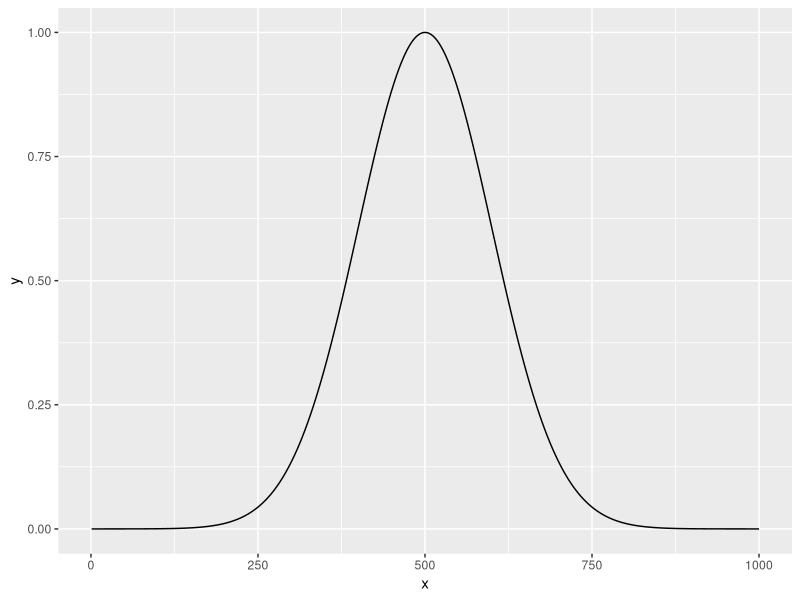
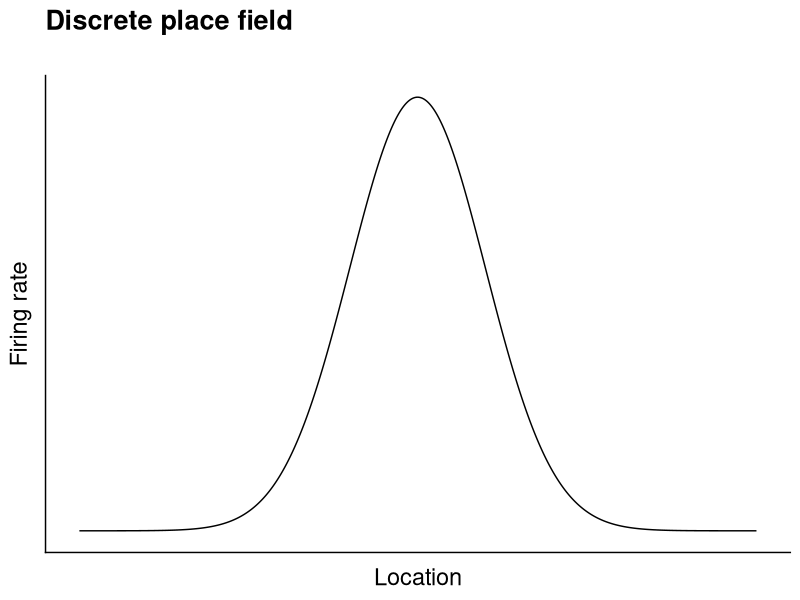
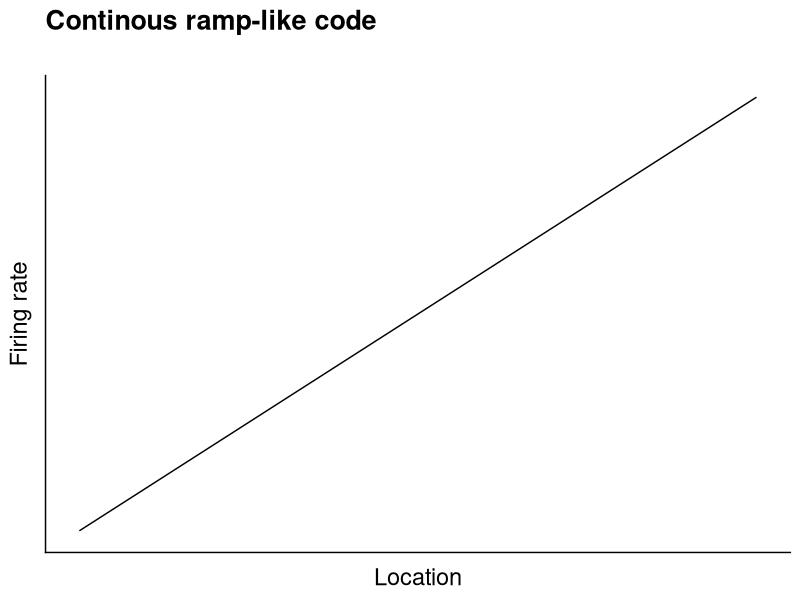
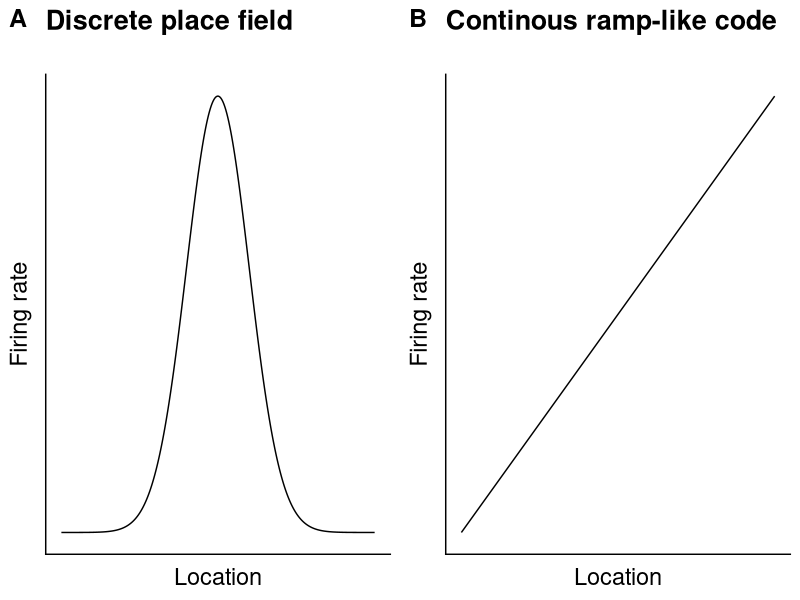
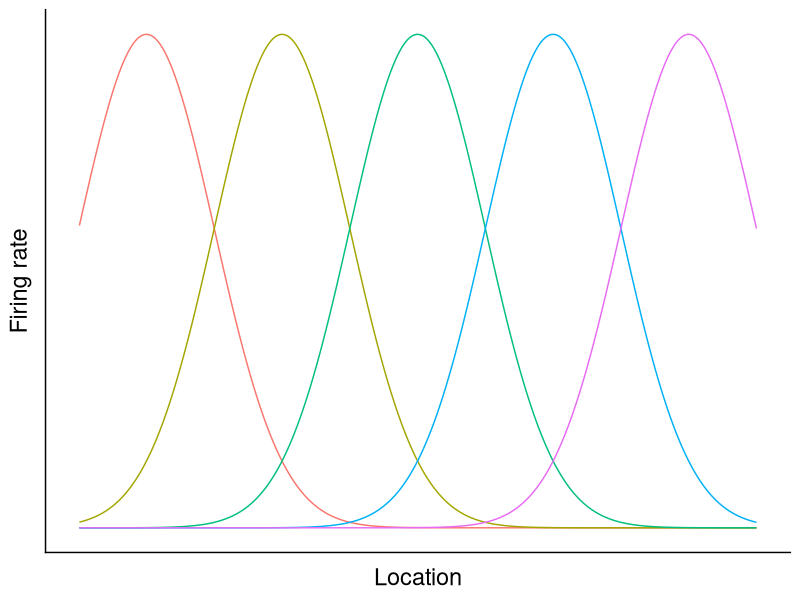
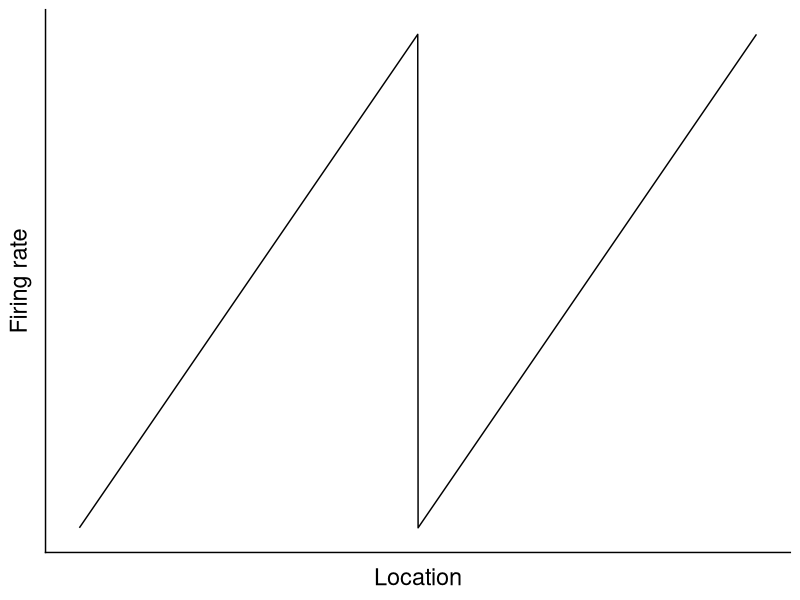
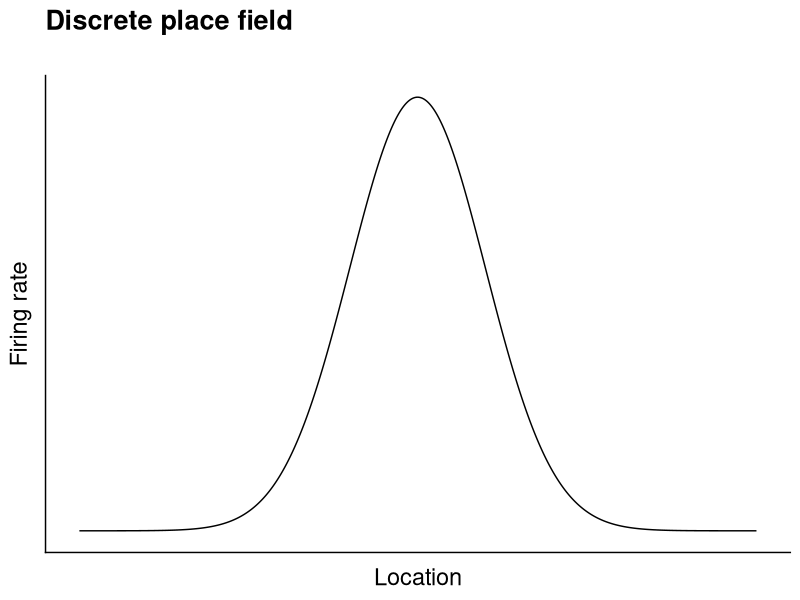
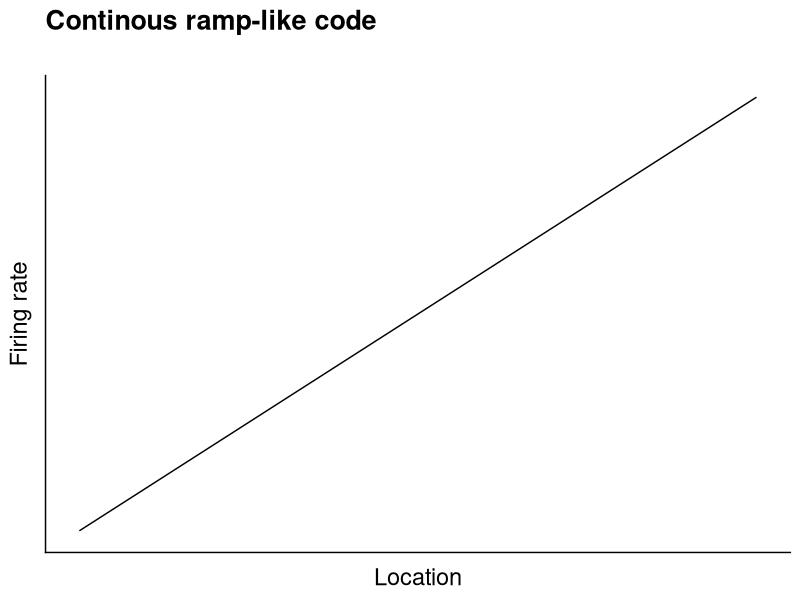

Recreate these plots in R, in order.
## ---- chunk 1
knitr::opts_chunk$set(echo = TRUE)
library(tidyverse)
library(cowplot)
## ---- chunk 2
x <- 1:1000
loc <- 500
sd <- 100
field <- exp(-1*((x-loc)^2)/(2*sd^2))
tb <- tibble(x = x, y = field)
## ---- chunk 3
x_f <- rep(x, 5)
id <- c(rep(1,1000), rep(2,1000), rep(3,1000), rep(4,1000), rep(5,1000))
locs <- id*200-100
fields <- exp(-1*((x_f-locs)^2)/(2*sd^2))
tb_f <- tibble(x = x_f, y = fields, id = as.factor(id))
## ---- chunk 4
ggplot(tb, aes(x, y)) +
  geom_line()

(fields <- ggplot(tb, aes(x, y)) +
  geom_line() +
  labs(title = "Discrete place field\n",
       y = "Firing rate",
       x = "Location") +
  theme_cowplot() +
  theme(axis.text = element_blank(),
        axis.ticks = element_blank(),
        legend.position="none", 
        axis.text.x = element_text(size=0),
        axis.text.y = element_text(size=0),
        legend.title = element_blank(),
        text = element_text(size=17)))

ggsave(file = "Figure1_A.png", width = 4, height = 3.5)

## ---- chunk 5
ramp <- x/1000
tb_r <- tibble(x = x, y = ramp)

(ramp <- ggplot(tb_r, aes(x, y)) +
  geom_line() +
  labs(title = "Continous ramp-like code\n",
       y = "Firing rate",
       x = "Location") +
  theme_cowplot() +
  theme(axis.text = element_blank(),
        axis.ticks = element_blank(),
        legend.position="none", 
        axis.text.x = element_text(size=0),
        axis.text.y = element_text(size=0),
        legend.title = element_blank(),
        text = element_text(size=17)))

ggsave(file = "Figure1_B.png", width = 4, height = 3.5)

## ---- chunk 6
plot_grid(fields, ramp, labels = c("A", "B"), label_size = 18)
ggsave(file = "Figure1_Schematic.png", width = 10, height = 4)

## ---- chunk 7
(fields_ensemble <- ggplot(tb_f, aes(x, y)) +
  geom_line(aes(colour = id)) +
  labs(y = "Firing rate",
       x = "Location") +
  theme_cowplot() +
  theme(axis.text = element_blank(),
        axis.ticks = element_blank(),
        legend.position="none", 
        axis.text.x = element_text(size=0),
        axis.text.y = element_text(size=0),
        legend.title = element_blank(),
        text = element_text(size=17)))

ggsave(file = "MultipleFields.png", width = 4, height = 2)
## ---- chunk 8
ramp_reset <- c(x/1000, x/1000)
x_2 <- c(x,1000+x)
tb_r_r <- tibble(x = x_2, y = ramp_reset)


(ramp <- ggplot(tb_r_r, aes(x, y)) +
  geom_line() +
  labs(y = "Firing rate",
       x = "Location") +
  theme_cowplot() +
  theme(axis.text = element_blank(),
        axis.ticks = element_blank(),
        legend.position="none", 
        axis.text.x = element_text(size=0),
        axis.text.y = element_text(size=0),
        legend.title = element_blank(),
        text = element_text(size=17)))

ggsave(file = "ResettingRamp.png", width = 4, height = 2)
